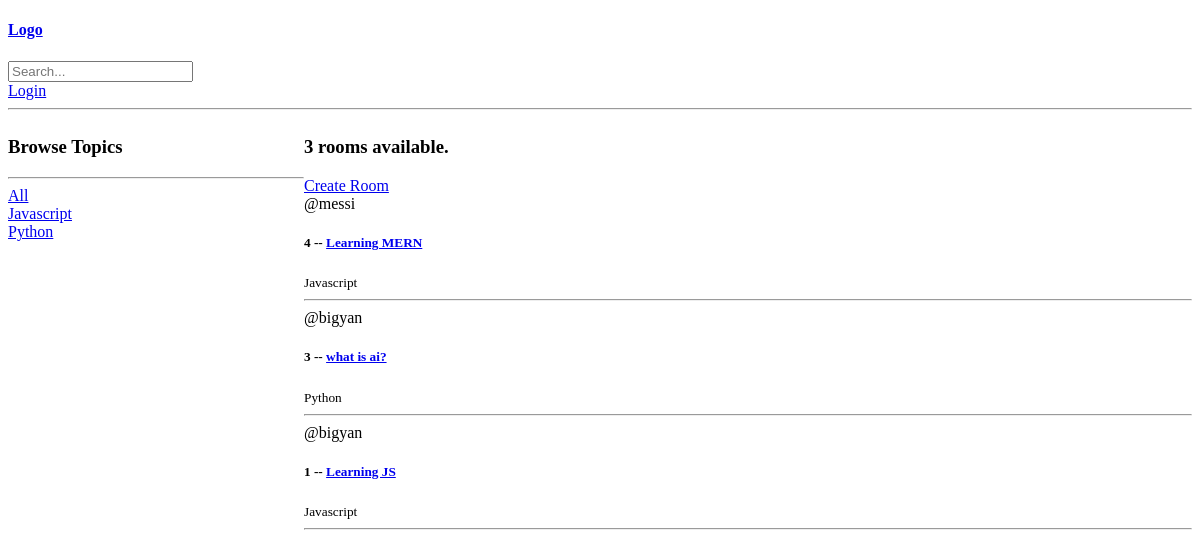
Before: / with the older database file.
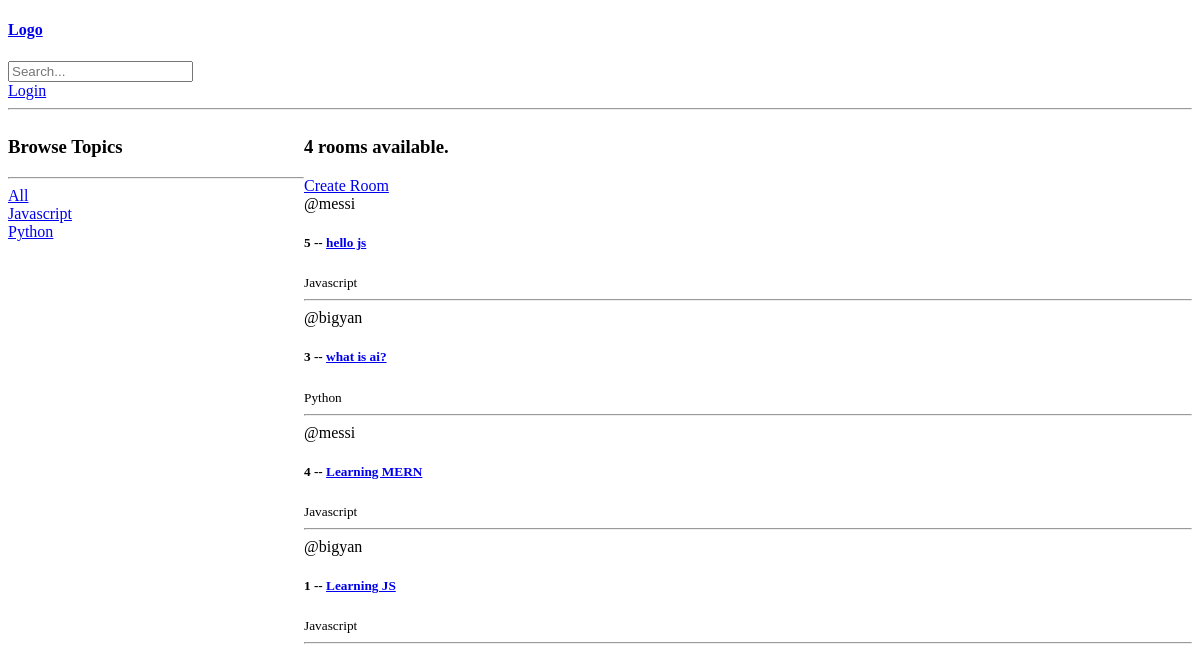
After: the same page with the newer database file.
### chatapp/models.py (models this page shows, shortened)
class Topic(models.Model):
    name = models.CharField(max_length=200)

class Room(models.Model):
    host = models.ForeignKey(User,on_delete=models.SET_NULL,null=True)
    topic = models.ForeignKey(Topic,on_delete=models.SET_NULL,null=True)
    name = models.CharField(max_length=200)
    description = models.TextField(null=True)
    participants = models.ManyToManyField(User,related_name='participants',blank=True) # here host is already connecting with User, so we give a related name to use.
    updated = models.DateTimeField(auto_now=True) # auto_now picks the time when the new data gets updated
    created = models.DateTimeField(auto_now_add=True) # whereas, auto_now_add saves the time when the data is created, hence it stays same for a particular data.
    class Meta:
        ordering = ['-updated','-created']

### chatapp/views.py (the view)
# urls.py: path('',views.index,name='index'),
def index(request):
    q=request.GET.get('q') if request.GET.get('q') != None else ''
    rooms = Room.objects.filter(
        Q(topic__name__icontains=q) |
        Q(name__icontains=q) |
        Q(description__icontains=q)
    )
    room_count = rooms.count()
    topics = Topic.objects.all()
    context = {'rooms':rooms, 'topics':topics, 'room_count':room_count}
    return render(request,'chatapp/home.html',context)

### chatapp/templates/chatapp/home.html (shortened to what this page needs)
{% extends 'main.html' %}
{% block content %}
    <div class="home-container">
        <div>
            <h3>Browse Topics</h3>
            <hr>
                <div>
                    <a href="{% url 'index' %}">All</a>
                </div>
            {% for topic in topics %}
                <div>
                    <a href="{% url 'index' %}?q={{topic.name}}">{{topic.name}}</a>
                </div>
            {%endfor%}
        </div>
        <div>
            <h3>{{room_count}} rooms available.</h3>
            <a href="{% url 'create-room' %}">Create Room</a>
                <div>
                    {% for room in rooms %}
                    <div>
                        <span>@{{room.host.username}}</span>
                        <h5>{{room.id}} -- <a href="{% url 'room' room.id %}">{{room.name}}</a></h5>
                        <small>{{room.topic.name}}</small>
                        <hr>
                    </div>
                    {% endfor%}
                </div>
        </div>
    </div>
{% endblock %}

Changed rows visible on the page:
added Room: host.username "messi", id "5", name "hello js", topic.name "Javascript"
changed Room "what is ai?": moves up the list
Other visible differences:
{{ room_count }}: "3" → "4"
